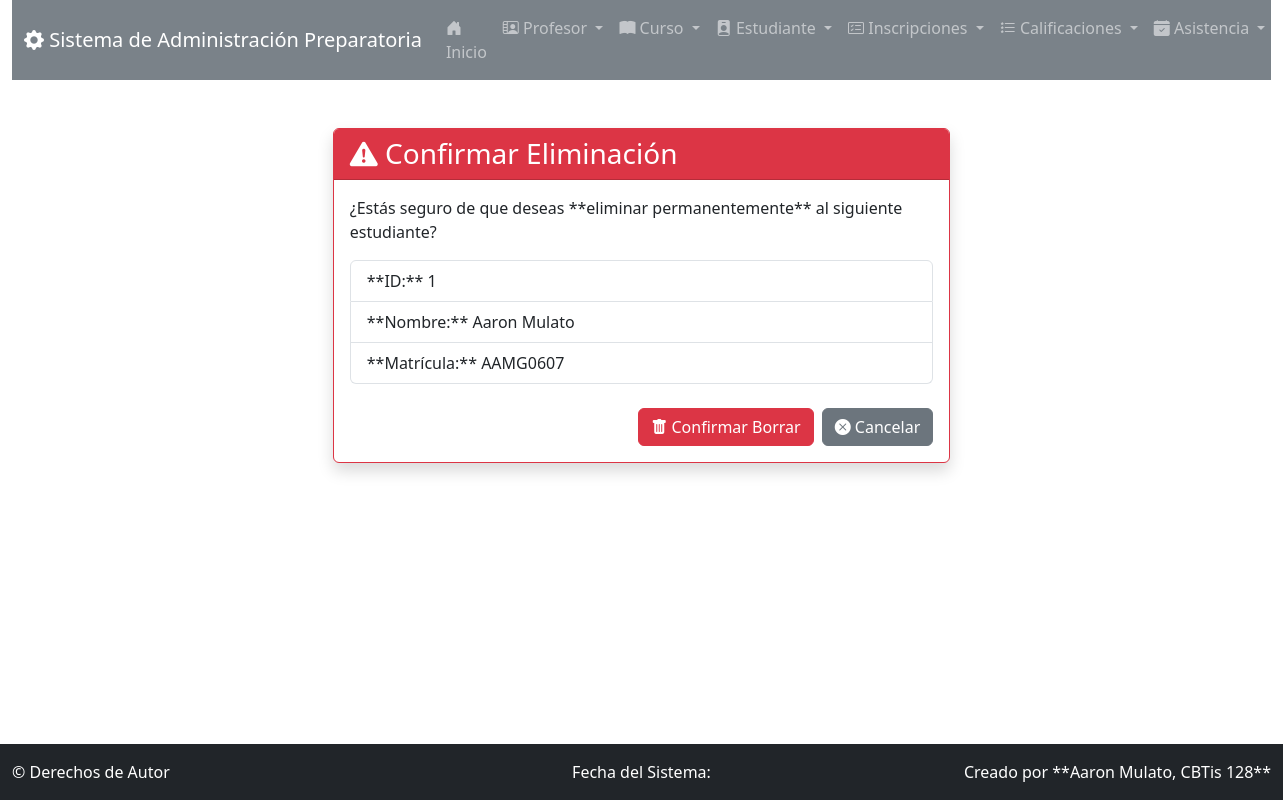
Screenshot of /estudiante/borrar/1/ with the database file from the repository.
### app_Preparatoria/models.py (models this page shows, shortened)
class Estudiante(models.Model):
    nombre_estudiante = models.CharField(max_length=50)
    apellido_estudiante = models.CharField(max_length=50)
    matricula = models.CharField(max_length=10, unique=True)
    correo_estudiante = models.EmailField(max_length=100)
    fecha_nacimiento = models.DateField()
    fecha_inscripcion = models.DateField(auto_now_add=True)
    cursos = models.ManyToManyField(Curso, through='Inscripcion', related_name="estudiantes_inscritos")

### app_Preparatoria/views.py (the view)
# urls.py: path('estudiante/borrar/<int:estudiante_id>/', views.borrar_estudiante, name='borrar_estudiante'),
def borrar_estudiante(request, estudiante_id):
    estudiante = get_object_or_404(Estudiante, pk=estudiante_id)
    if request.method == 'POST':
        estudiante.delete()
        return redirect('ver_estudiante')
    context = {'estudiante': estudiante}
    return render(request, 'estudiante/borrar_estudiante.html', context)

### app_Preparatoria/templates/estudiante/borrar_estudiante.html (shortened to what this page needs)
{% extends 'base.html' %}
{% block content %}
<div class="row justify-content-center">
    <div class="col-md-6">
        <div class="card border-danger shadow">
            <div class="card-header bg-danger text-white">
                <h3 class="mb-0"><i class="bi bi-exclamation-triangle-fill"></i> Confirmar Eliminación</h3>
            </div>
            <div class="card-body">
                <p class="card-text">¿Estás seguro de que deseas **eliminar permanentemente** al siguiente estudiante?</p>
                <ul class="list-group mb-4">
                    <li class="list-group-item">**ID:** {{ estudiante.id }}</li>
                    <li class="list-group-item">**Nombre:** {{ estudiante.nombre_estudiante }} {{ estudiante.apellido_estudiante }}</li>
                    <li class="list-group-item">**Matrícula:** {{ estudiante.matricula }}</li>
                </ul>
                <form method="POST" action="{% url 'borrar_estudiante' estudiante.id %}">
                    <div class="d-grid gap-2 d-md-flex justify-content-md-end">
                        <button type="submit" class="btn btn-danger"><i class="bi bi-trash-fill"></i> Confirmar Borrar</button>
                        <a href="{% url 'ver_estudiante' %}" class="btn btn-secondary"><i class="bi bi-x-circle-fill"></i> Cancelar</a>
                    </div>
                </form>
            </div>
        </div>
    </div>
</div>
{% endblock %}

### app_Preparatoria/templates/base.html (style rules this page uses)
:root { --bs-primary: #6c757d; --bs-secondary: #e9ecef; --bs-success: #20c997; --bs-info: #6610f2; }
body { padding-bottom: 60px; }

### rows the page displays
Estudiante: id "1", nombre_estudiante "Aaron", apellido_estudiante "Mulato", matricula "AAMG0607"
